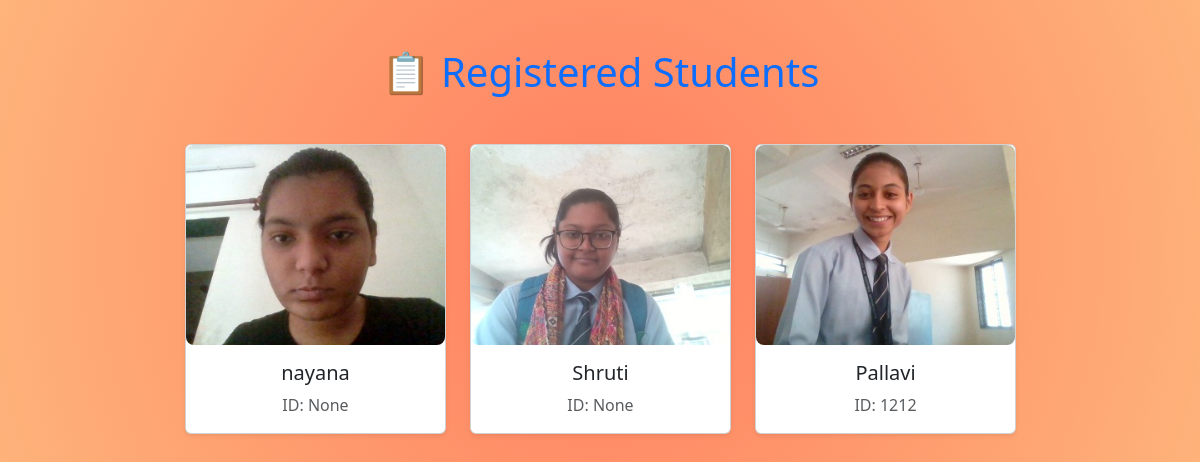
/students (signed in), run on the app's committed database.
### tables this page shows
CREATE TABLE users (
        id INTEGER PRIMARY KEY AUTOINCREMENT,
        name TEXT,
        image_path TEXT
    , student_id TEXT);

### main.py (the view)
@app.route('/students')
def show_students():
     if not session.get('logged_in'):
        return redirect(url_for('login'))
     conn = sqlite3.connect('database.db')
     cur = conn.cursor()
     cur.execute("SELECT name, student_id, image_path FROM users")
     students = cur.fetchall()
     conn.close()
     return render_template('students.html', students=students)

### templates/students.html (shortened to what this page needs)
<!DOCTYPE html>
<html>
  <head>
    <link
      href="https://cdn.jsdelivr.net/npm/bootstrap@5.3.3/dist/css/bootstrap.min.css"
      rel="stylesheet"
    />
    <link
      rel="stylesheet"
      href="https://cdnjs.cloudflare.com/ajax/libs/animate.css/4.1.1/animate.min.css"
    />
  </head>
  <body>
    <div class="container py-5">
      <h1
        class="text-center mb-5 text-primary animate__animated animate__fadeInDown"
      >
        📋 Registered Students
      </h1>
      <div class="row justify-content-center">
        {% for name, student_id, path in students %}
        <div class="col-md-3 col-sm-6 mb-4 animate__animated animate__zoomIn">
          <div class="card student-card shadow-sm">
            <img
              src="{{ path }}"
              class="card-img-top student-img"
              alt="{{ name }}"
            />
            <div class="card-body text-center">
              <h5 class="card-title">{{ name }}</h5>
              <p class="card-text text-muted">ID: {{ student_id }}</p>
            </div>
          </div>
        </div>
        {% endfor %}
      </div>
    </div>
  </body>
</html>

### templates/students.html (style rules this page uses)
body { background: radial-gradient( circle, #ff7e5f, #feb47b ); }
.student-card { transition: transform 0.3s; }
.student-img { height: 200px; object-fit: cover; border-radius: 8px; }

### data on the page
users: name (picture), name "nayana", student "None"
users: name (picture), name "Shruti", student "None"
users: name (picture), name "Pallavi", student "1212"
